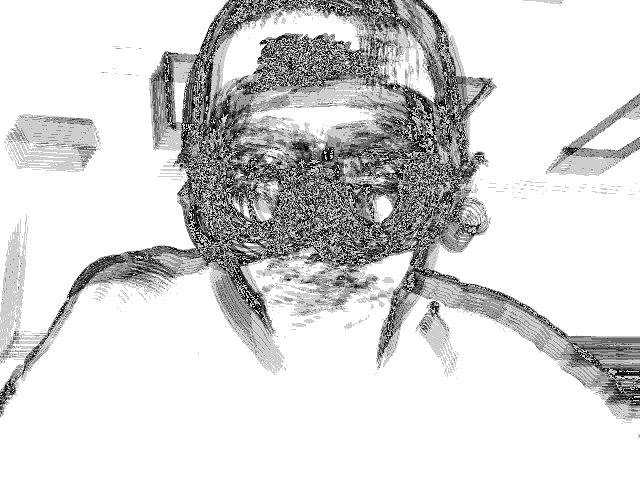
#> input picture final_reachability_map.png, 640 x 480 px, found by its file name
$ python imagerendering_output.py
#> lines starting #> are read from the running program, lines starting #| are printed output that depends on the picture; after the words box and inside, x2 and y2 are one past the last pixel; in counts of white or black regions, pixels touching at a corner belong together
#> in main, original is the input picture: shape (480, 640, 3); min 5, max 255, mean 214.9
### Model/imagerendering.py
import numpy as np
import cv2
import time
from skimage.filters import gaussian
from sklearn.cluster import KMeans

benchmark = False

# [12 lines left out: function color_quantize, not called in this run]

def gaussian_blur(original, blurStrength=1):
    """ Applies Gaussian blur to the image. """
#> called with blurStrength = 0.1
    start_time = time.time()

    blurred = gaussian(original, sigma=blurStrength)

    end_time = time.time()

    if benchmark:
        print("Gaussian blur took", end_time - start_time, "seconds to run")

    return (blurred * 255).astype('uint8')

def white_to_redpixels(image):
    """ Converts white pixels (255, 255, 255) to red (0, 0, 255). """
    mask = (image == [255, 255, 255]).all(axis=2)
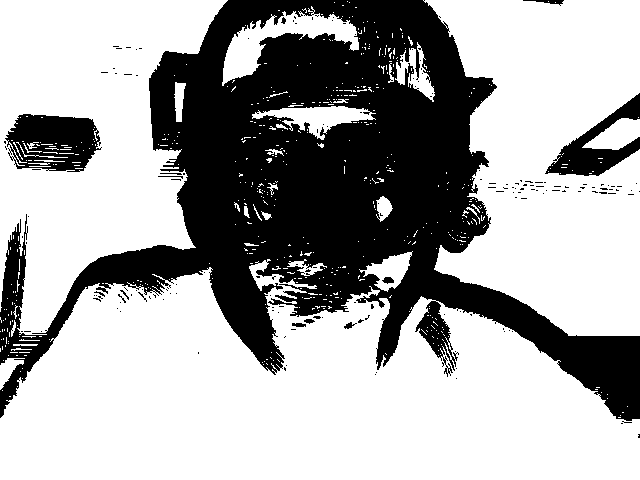
#> mask: shape (480, 640) bool; 65.9% white; 168 black regions (155 under 20 px), largest, box (x1, y1, x2, y2) and area: (0, 0, 640, 421) 97063, (5, 114, 102, 172) 3914, (545, 93, 640, 176) 2736
    image[mask] = [0, 0, 255]
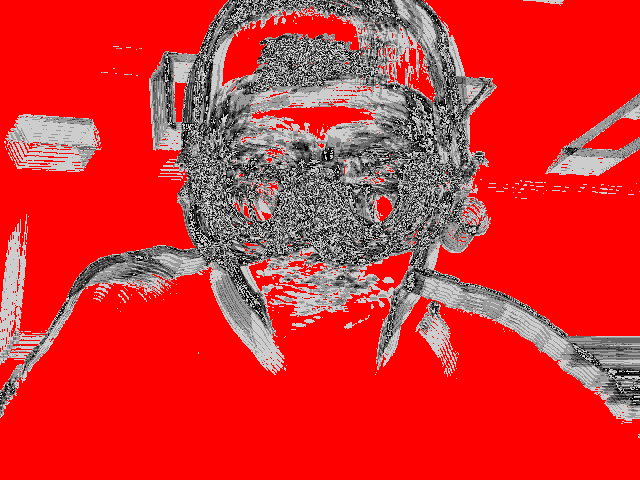
#> image: shape (480, 640, 3); mean B, G, R 46.8, 46.8, 214.9
    cv2.imwrite("output2.jpg", image)

    print("Modified image saved as output2.jpg")
    return image

def overlay_images(output_img_path, test_img_path, final_output_path="final_overlay.jpg"):
    """ Overlays output_img onto test_img, replacing white pixels in test_img. """
#> called with output_img_path = 'output2.jpg', test_img_path = 'final_reachability_map_white.png', final_output_path = 'final_overlay.jpg'

    output_img = cv2.imread(output_img_path)  # Image where white pixels are red
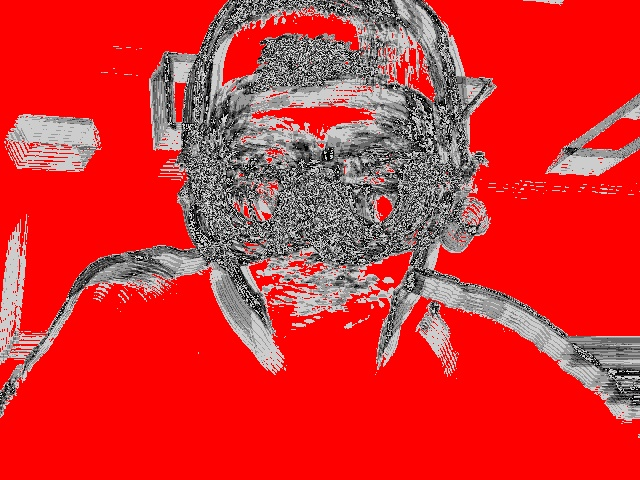
#> output_img: shape (480, 640, 3); mean B, G, R 46.9, 47, 213.6
    test_img = cv2.imread(test_img_path)  # Image that still has white pixels
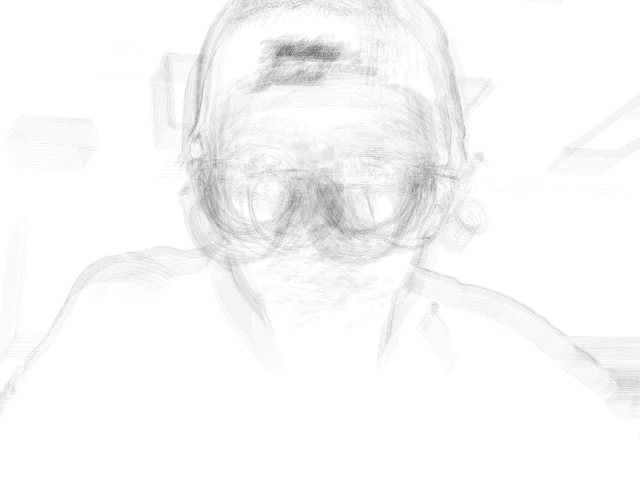
#> input picture final_reachability_map_white.png, 640 x 480 px, found by its file name
#> test_img is the input picture: shape (480, 640, 3); min 105, max 255, mean 248.4

    if test_img is None or output_img is None:
        print("Error: Could not load one or both images. Check the file paths.")
        return None

    # Ensure both images have the same dimensions
    if output_img.shape != test_img.shape:
        output_img = cv2.resize(output_img, (test_img.shape[1], test_img.shape[0]))

    # Create a mask where the pixels in test_img are white
    white_mask = (test_img == [255, 255, 255]).all(axis=2)

    # Replace white pixels in test_img with the corresponding pixels from output_img
    test_img[white_mask] = output_img[white_mask]
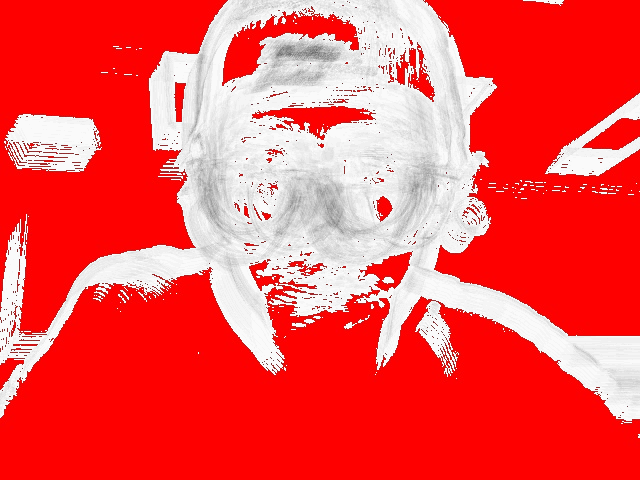
#> test_img: shape (480, 640, 3); mean B, G, R 81.5, 81.6, 244.8

    # Save final overlay image
    cv2.imwrite(final_output_path, test_img)

    print(f"Final image saved as {final_output_path}")
    return test_img

### Model/imagerendering_output.py
import imagerendering as IMP
import matplotlib.pyplot as plt
import cv2

# Load first image
def main():
    pathTest = "final_reachability_map.png"
    original = cv2.imread(pathTest)

    if original is None:
        print("Error: Could not load final_reachability_map.png. Check the file path.")
        exit()

    # Step 1: Apply Gaussian Blur or Color Quantization
    processed_image = IMP.gaussian_blur(original, 0.1)  # Try IMP.color_quantize(original) instead

    # Step 2: Convert white pixels to red
    final_image = IMP.white_to_redpixels(processed_image)

    # Step 3: Overlay output2.jpg onto final_reachability_map_white.png
    overlayed_image = IMP.overlay_images("output2.jpg", "final_reachability_map_white.png")

    # Step 4: Display final image
    if overlayed_image is not None:
        plt.imshow(cv2.cvtColor(overlayed_image, cv2.COLOR_BGR2RGB))  # Convert BGR to RGB for display
        plt.axis("off")
        # plt.show()

if __name__ == "__main__":
    main()
